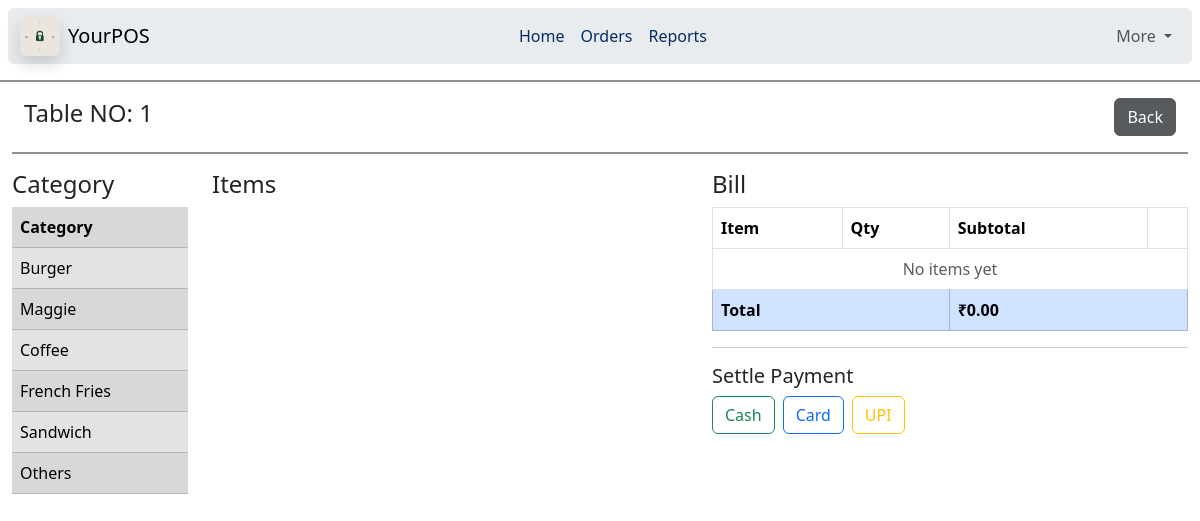
Screenshot of /createorders/1/ with the database file from the repository.
### home/models.py (models this page shows, shortened)
class TableInfo(models.Model):
    class Status(models.TextChoices):
        AVAILABLE = "A", "Available"
        OCCUPIED = "O", "Occupied"
    table_no = models.IntegerField(primary_key=True)
    status = models.CharField(
        max_length=1,
        choices=Status.choices,
        default=Status.AVAILABLE
    )

class MenuCategory(models.Model):
    name = models.CharField(max_length=100,unique=True)
    is_active = models.BooleanField(default=True)

### home/views.py (the view)
# urls.py: path("createorders", views.createorders, name='createorders'),
def createorders(request, table_id):
    table = get_object_or_404(TableInfo, pk=table_id)
    order, created = Order.objects.get_or_create(table=table, status=Order.Status.ACTIVE)
    if created:
        table.status = TableInfo.Status.OCCUPIED
        table.save()
    categories = MenuCategory.objects.filter(is_active=True)
    return render(request, "createorders.html", {
        "table": table, "order": order, "categories": categories,
    })

### home/models.py (called while the page is built)
    @property
    def total(self):
        return sum(oi.subtotal for oi in self.items.all())

### templates/createorders.html (shortened to what this page needs)
{% extends "base.html" %}
{% block body %}
<hr class="border border-dark border-1 opacity-50">
<div class="container-fluid">
    <div class="container-fluid d-flex justify-content-between align-items-center">
        <h4>Table NO: {{ table.table_no }}</h4>
        <a class="btn btn-dark opacity-75" href="{% url 'orders' %}">Back</a>
    </div>
    <hr class="border border-dark border-1 opacity-50">
    <div class="row">
        <div class="col-2">
            <h4>Category</h4>
            <table class="table table-secondary table-striped table-hover">
                <tbody>
                    <th>Category</th>
                    {% for category in categories %}
                    <tr class="category-row" data-id="{{ category.id }}" style="cursor:pointer;">
                        <td>{{ category.name }}</td>
                    </tr>
                    {% endfor %}
                </tbody>
            </table>
        </div>
        <div class="col-5">
            <h4>Items</h4>
        </div>
        <div class="col-5">
            <h4>Bill</h4>
            <table class="table table-bordered">
                <thead>
                    <tr><th>Item</th><th>Qty</th><th>Subtotal</th><th></th></tr>
                </thead>
                <tbody id="bill"></tbody>
            </table>
            <hr>
            <h5>Settle Payment</h5>
            <div class="d-flex gap-2">
                <button class="btn btn-outline-success payment-btn" data-method="CASH">Cash</button>
                <button class="btn btn-outline-primary payment-btn" data-method="CARD">Card</button>
                <button class="btn btn-outline-warning payment-btn" data-method="UPI">UPI</button>
            </div>
        </div>
    </div>
</div>
{% endblock body %}

### rows the page displays
TableInfo: table_no "1"
MenuCategory: name "Burger"
MenuCategory: name "Maggie"
MenuCategory: name "Coffee"
MenuCategory: name "French Fries"
MenuCategory: name "Sandwich"
MenuCategory: name "Others"
